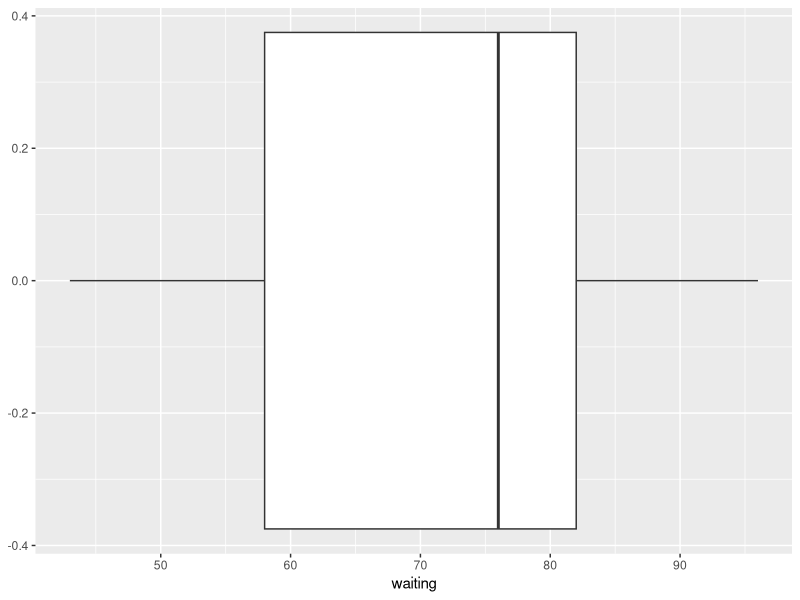
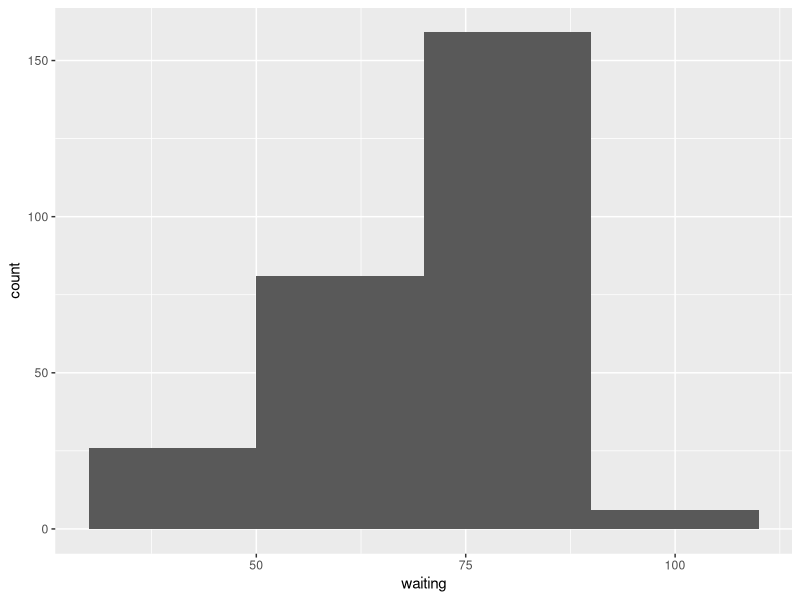
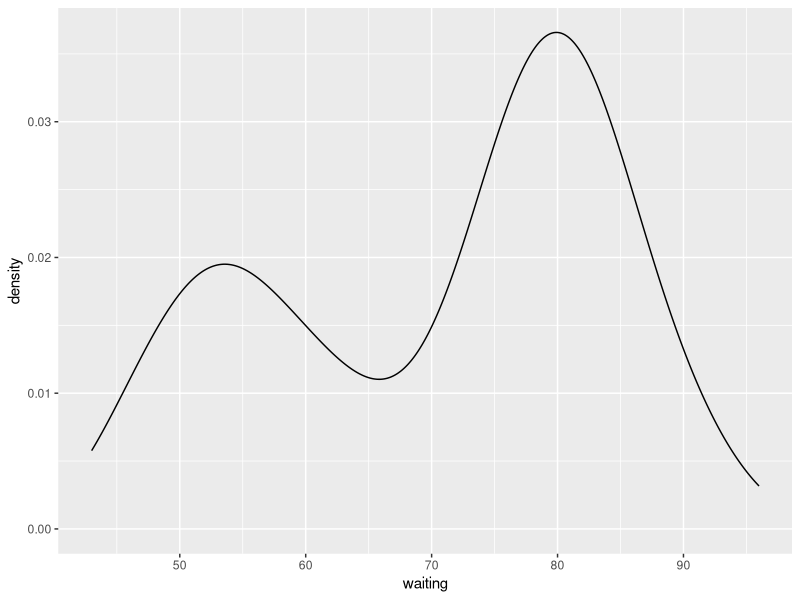
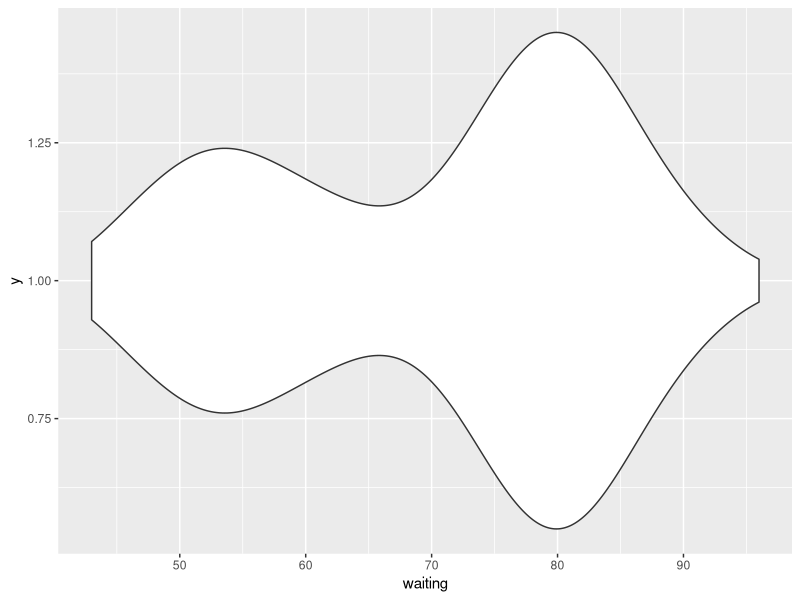
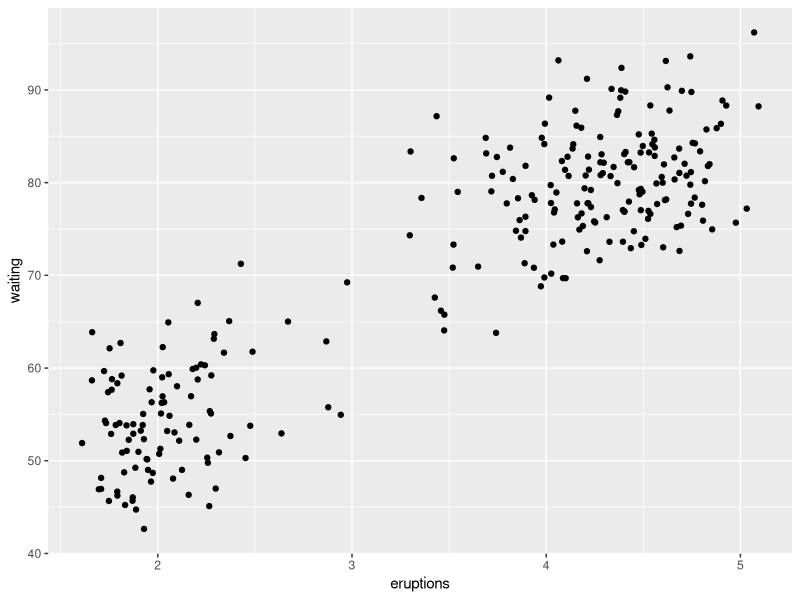
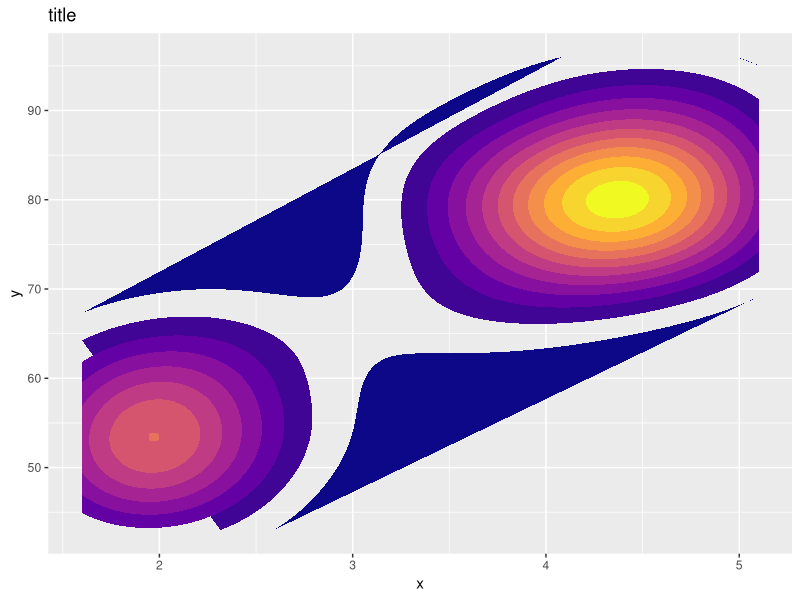

Here is the R script that generated these plots, in order:
## ---- chunk 1
knitr::opts_chunk$set(echo = TRUE)
library("ggplot2")
?faithful

boxplot = ggplot(faithful, aes(x = waiting)) + 
  geom_boxplot()
boxplot
## ---- chunk 2
ggplot(faithful, aes(x = waiting)) + 
  geom_histogram(binwidth = 20)
## ---- chunk 3
ggplot(faithful, aes(x = waiting)) + 
  geom_density()
## ---- chunk 4
ggplot(faithful, aes(x = waiting, y = 1)) + # note the y = 1
  geom_violin()
## ---- chunk 5
ggplot(faithful, aes(x = eruptions, y = waiting)) + 
  geom_jitter(width=0.1)
## ---- chunk 6
p <- ggplot(faithful, aes(x=eruptions, y=waiting)) +
  stat_density2d(aes(fill = after_stat(level)), geom="polygon") +
  scale_fill_viridis_c(option = "plasma") +
  theme(legend.position = "magma") +
  labs(y = "y",
       x = "x",
       title = "title")
p
